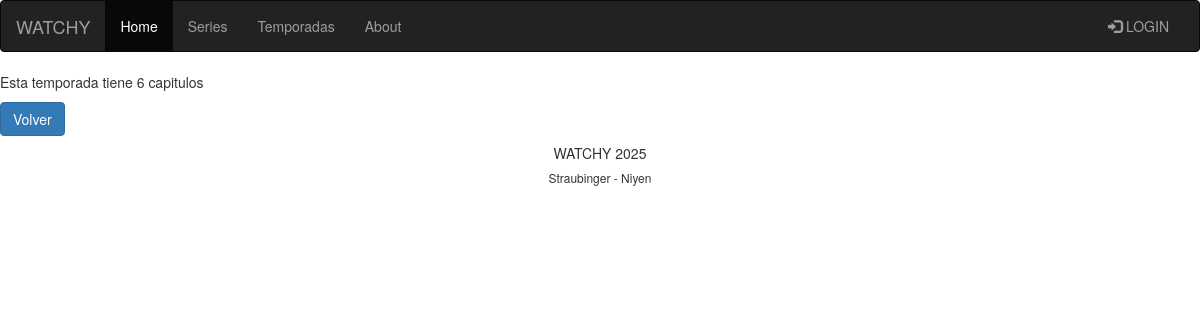
The page /temporadas/1 on the database as committed earlier.
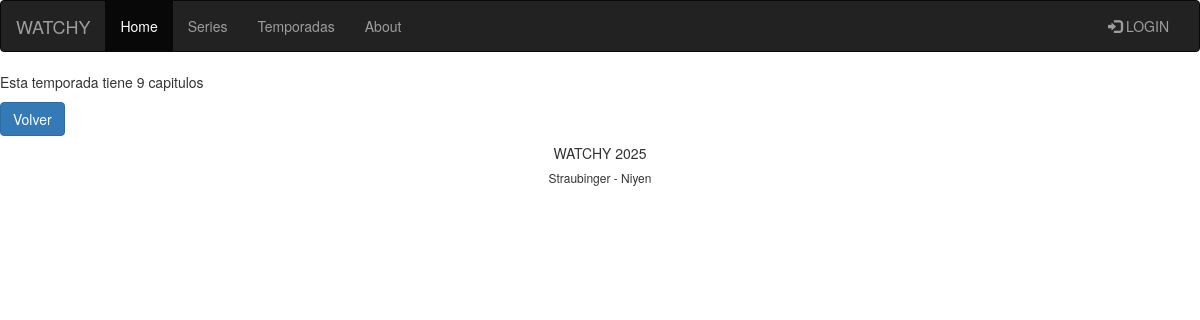
The same page on the database as committed later.
### tables this page shows
CREATE TABLE `temporadas` (
  `id_temporada` int(255) NOT NULL,
  `id_serie` int(255) NOT NULL,
  `num_temporada` int(255) NOT NULL,
  `cant_capitulos` int(255) NOT NULL,
  `resumen` text NOT NULL
);

### app/views/temporadas.view.phtml (called while the page is built, shortened)
<?php
    class TemporadasView {
        function showTemporadaByID($temporada, $error, $user){
            require_once '././templates/temporada.phtml';
        }
    }
?>

### app/controllers/temporadas.controller.php (called while the page is built, shortened)
<?php
    require_once './app/models/temporadas.model.php';
    require_once './app/views/temporadas.view.phtml';
    class TemporadasController {
        public function __construct(){
            $this->Model = new ModelTemporadas();
            $this->View = new TemporadasView();
            $this->modelSerie = new SeriesModel();
        }
        public function showTemporadaByID($id,$request){
            $temporada = $this->Model->getTemporada($id);
            $idSerie = $temporada->id_serie;
            $serie = $this->modelSerie->getSerie($idSerie);
            $temporada->serie=$serie;
            $this->View->showTemporadaByID($temporada,"", $request->user);
        }
    }
?>

### app/models/temporadas.model.php (called while the page is built, shortened)
<?php
    class ModelTemporadas {
        function __construct(){
            $this->db = new PDO('mysql:host=localhost;'.'dbname=tpe_web2s;charset=utf8', 'root', '');
        }
    public function getTemporada($id){
        $query = $this->db->prepare('SELECT * FROM temporadas WHERE id_temporada = ?');
        $query->execute([$id]);
        $temporada = $query->fetch(PDO::FETCH_OBJ);
        return $temporada;
    }
    }
?>

### templates/temporada.phtml (the view)
<?php require_once 'layout/header.phtml' ?>
<div>
    <p>
        Esta temporada tiene <?=$temporada->cant_capitulos?> capitulos</br>
    </p>
    <a class="btn btn-primary" href=temporadas>Volver</a>
</div>
<?php require_once 'layout/footer.phtml' ?>

### router.php (shortened to what this page needs)
<?php
require_once './app/controllers/temporadas.controller.php';
if (!empty($_GET['action'])){
    $action = $_GET['action'];
} else {
    $action = 'home';
}
$params = explode('/', $action);
$request = new StdClass();
$request = (new SessionMiddleware())->run($request);
switch ($params[0]) {
    case 'temporadas':
        $controller = new TemporadasController();
        if (isset($params[1])){
            $id = $params[1];
            $controller->showTemporadaByID($id,$request);
        }
        else{
            $controller->showTemporadas($request);
        }
        break;
}
?>

### templates/layout/header.phtml (shortened to what this page needs)
<!DOCTYPE html>
<html lang="en">
<head>
    <link rel="stylesheet" href="https://maxcdn.bootstrapcdn.com/bootstrap/3.4.1/css/bootstrap.min.css">
</head>
<body>
<nav class="navbar navbar-inverse">
  <div class="container-fluid">
    <div class="navbar-header">
      <a class="navbar-brand" href="home">WATCHY</a>
    </div>
    <div class="collapse navbar-collapse" id="myNavbar">
      <ul class="nav navbar-nav">
        <li class="active"><a href="home">Home</a></li>
        <li><a href="list_series">Series</a></li>
        <li><a href="temporadas">Temporadas</a></li>
        <li><a href="about">About</a></li>
      </ul>
      <ul class="nav navbar-nav navbar-right">
        <?php if (!empty($user)): ?>
            <li><a href="logout"><span class="glyphicon glyphicon-log-out"></span> LOGOUT</a></li>
        <?php else: ?>
            <li><a href="login"><span class="glyphicon glyphicon-log-in"></span> LOGIN</a></li>
        <?php endif; ?>
      </ul>
    </div>
  </div>
</nav>

### templates/layout/footer.phtml
<footer class="container-fluid text-center">
    <h5>WATCHY 2025</h5>
    <h6>Straubinger - Niyen</h6>
</footer>
</body>
</html>

Rows that differ between the two databases and show on the page:
changed temporadas: cant_capitulos "6" → "9"
